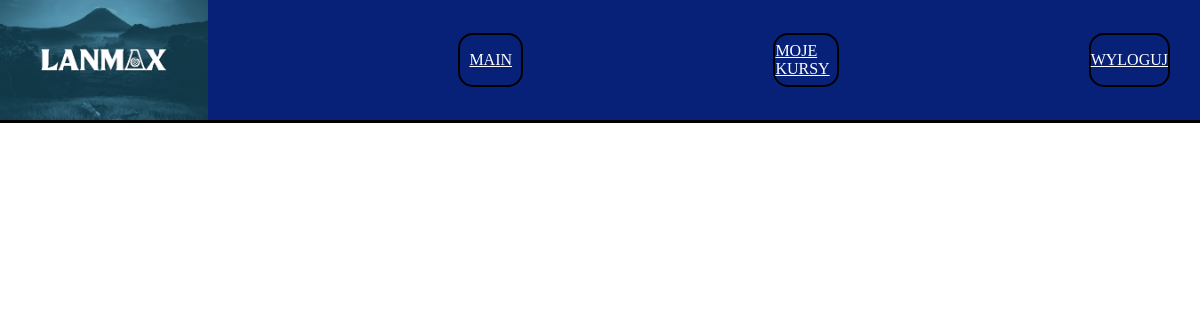
/kursy.php (signed in), run on an earlier commit of the app's database.
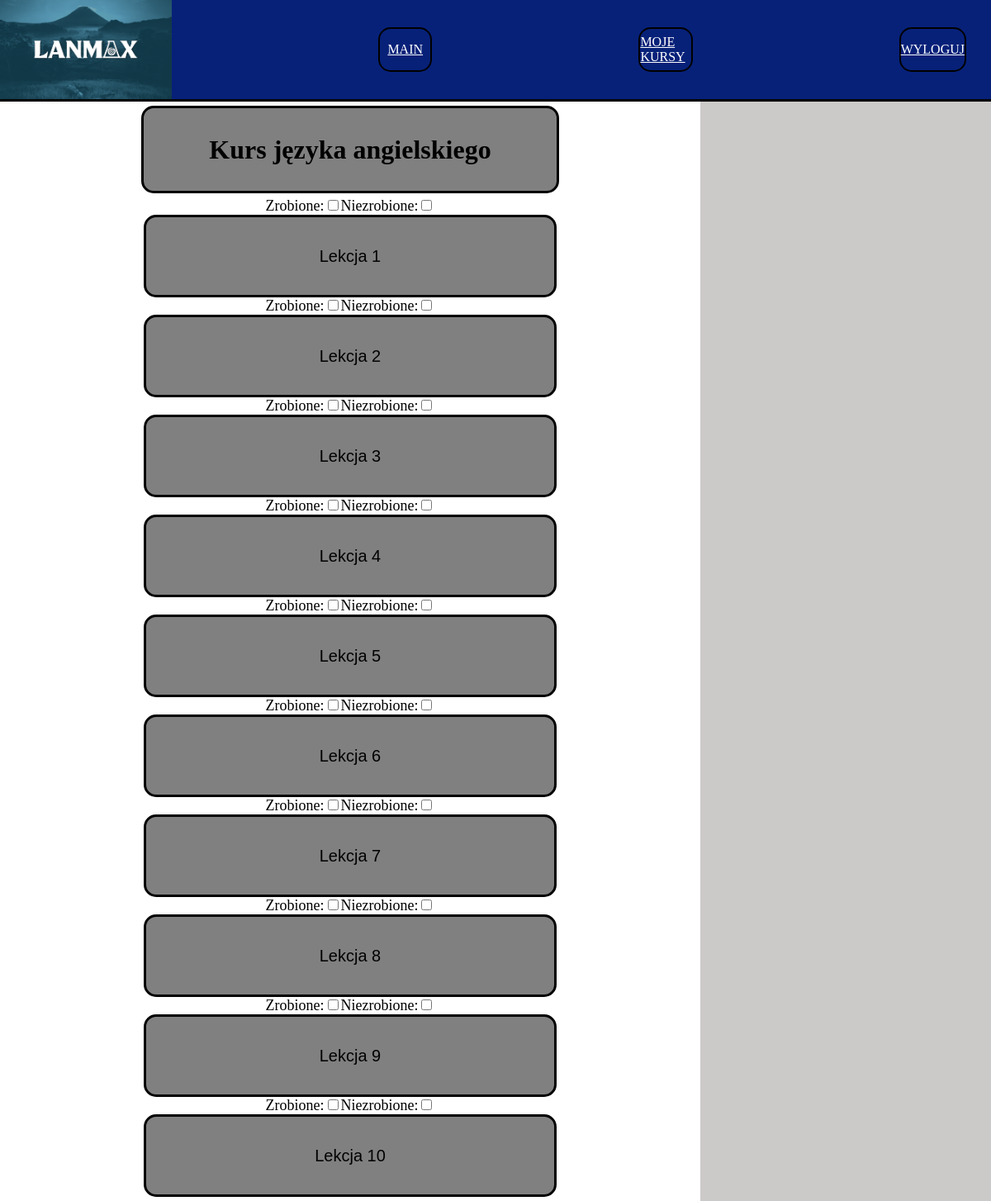
And on a later commit of the database.
### tables this page shows
CREATE TABLE `kursy` (
  `login` varchar(30) NOT NULL,
  `upr` text NOT NULL,
  `tytul` varchar(40) DEFAULT NULL
);

CREATE TABLE `rodzaje` (
  `ID` int(11) NOT NULL,
  `tytul_kursy` varchar(30) NOT NULL
);

### kursy.php (the view, shortened to what this page needs)
<?php
$login = $_SESSION['login'];
$server = "localhost";
$dbpass = "";
$dbuser = "root";
$db = "szkola";
$conn = mysqli_connect($server, $dbuser, $dbpass, $db);
?>
<!DOCTYPE html>
<html lang="en">
<head>
    <link rel="stylesheet" href="style.css">
</head>
<body>
<div id="baner">
    <img id="logo" src="logo.png" alt="LANMAX">
    <?php
    include 'menu.php';
    ?>
</div>
<div id="kursy">
    <?php
    $sql = "SELECT * FROM `kursy`, users, rodzaje WHERE users.login=kursy.login AND kursy.tytul=rodzaje.tytul_kursy";
    $result = mysqli_query($conn, $sql);
    if(mysqli_num_rows($result) > 0){
        while($row = mysqli_fetch_assoc($result)){
            $tytul = $row['tytul_kursy'];
            if($login == $row['login']){
                echo "<div id='m'>";
                echo "<div  class='divy'><h1>{$row['tytul_kursy']}</h1></div>";
                echo "<form action='' method='post'>";
                for ($i = 1; $i <= 10; $i++) {
                    $lesson_number = $i;
                    $status_query = "SELECT status_lekcji FROM status WHERE login = '$login' AND lekcja = $lesson_number AND tytul = '$tytul'";
                    $status_result = mysqli_query($conn, $status_query);
                    $status_row = mysqli_fetch_assoc($status_result);
                    $status = $status_row['status_lekcji'] ?? '0';
                    $button_class = ($status == '1') ? 'button-green' : '';
                    echo "<div>";
                    echo "<label class='checkbox-label' for='checkbox_true_$i'>Zrobione:</label>";
                    echo "<input id='checkbox_true_$i' type='checkbox' name='checkbox_true_$i' value='1' onchange='handleCheckboxChange($lesson_number, true, \"$tytul\")' />";
                    echo "<label class='checkbox-label' for='checkbox_false_$i'>Niezrobione:</label>";
                    echo "<input id='checkbox_false_$i' type='checkbox' name='checkbox_false_$i' value='0' onchange='handleCheckboxChange($lesson_number, false, \"$tytul\")' />";
                    echo "<input type='submit' id='$tytul' name='lesson' value='Lekcja $i' class='divy $button_class'></div>";
                }
                echo "</form>";
                echo "</div>";
                echo "<div id='n'>";
                echo "</div>";
            }
        }
    } else {
        echo "No courses available.";
    }
    ?>
</div>
</body>
</html>

What changed in the data, as far as the page shows it:
now on this page (row edited): kursy: rodzaje.tytul_kursy "Kurs języka angielskiego"
